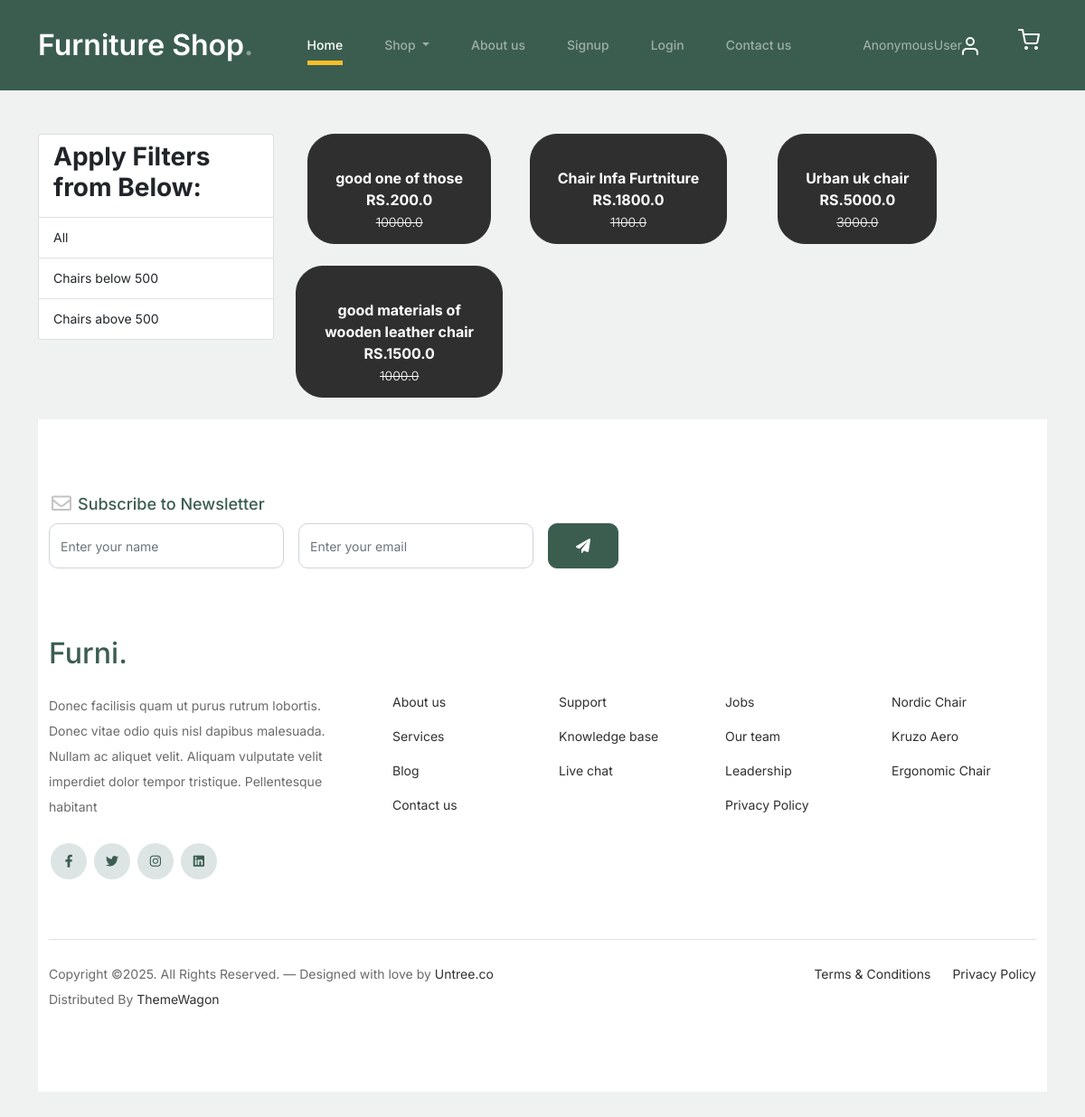
The app's page /chairs/ with its own data.
### FurniApp/models.py (models this page shows, shortened)
class Product(models.Model):
    title =models.CharField(max_length=100)
    selling_price =models.FloatField()
    discounted_price = models.FloatField()
    description = models.TextField()
    brand = models.CharField(max_length=100)
    category= models.CharField(choices=CATEGORY_CHOICES,max_length=5)
    product_image = models.ImageField(upload_to ="productimg")

### FurniApp/views.py (the view)
# urls.py: path('chairs/', views.chairs, name='chairs'),
def chairs(request, data=None):
    totalitem=0
    if data == None:
        chair = Product.objects.filter(category='ch')
    elif data=='Manyawar' or data=='Fabindia':
        chair = Product.objects.filter(category='ch').filter(brand=data)
    elif data=='below':
        chair=Product.objects.filter(category='ch').filter(discounted_price__lt=500)
    elif data=='above':
        chair=Product.objects.filter(category='ch').filter(discounted_price__gt=500)
    if request.user.is_authenticated:
         totalitem= len(Cart.objects.filter(user=request.user))
    return render(request, 'chairs.html',{'chair':chair,'totalitem':totalitem})

### FurniApp/templates/chairs.html (shortened to what this page needs)
{% extends 'base.html' %}
{% load static %}
{% block content %}
<body>
<div class="container my-5 ">
 <div class="row">
  <div class="col-sm-3">
    <div class="list-group">
        <a href="#" class="list-group-item
         list-group-item-action" aria-current="true" ><h3 class="fw-bold">Apply Filters from Below:</h3></a>
        <a href="{% url 'chair' %}" class="list-group-item
         list-group-item-action" aria-current="true">All</a>
         <a href="{% url 'chair_data' 'below' %}" class="list-group-item
         list-group-item-action" aria-current="true">Chairs below 500</a>
         <a href="{% url 'chair_data' 'above' %}" class="list-group-item
         list-group-item-action" aria-current="true">Chairs above 500</a>
    </div>
</div>
    <div class="col-sm-8">
      <div class="row">
          {% for ch in chair %}
           <div class="col-sm-4 text-center mb-4">
               <a href="{% url 'product-detail' ch.id %}" class="btn">
                   <div class="item">
                       <div class="fw-bold">{{ch.description}}</div>
                       <div class="fw-bold">RS.{{ch.discounted_price}}</div>
                       <small class="fw-light text-decoration-line-through">{{ch.selling_price}}</small>
                   </div>
                </a>
            </div>
            {% endfor %}
        </div>
    </div>
</div>
</body>
{% endblock content %}

### FurniApp/static/css/style.css (style rules this page uses)
body { overflow-x: hidden; position: relative; }
body { font-family: "Inter", sans-serif; font-weight: 400; line-height: 28px; color: #6a6a6a; font-size: 14px; background-color: #eff2f1; }
a { text-decoration: none; -webkit-transition: .3s all ease; -o-transition: .3s all ease; transition: .3s all ease; color: #2f2f2f; text-decoration: underline; }
.btn { font-weight: 600; padding: 12px 30px; border-radius: 30px; color: #ffffff; background: #2f2f2f; border-color: #2f2f2f; }

### records on screen
Product: description "good one of those", discounted_price "200.0", selling_price "10000.0"
Product: description "Chair Infa Furtniture", discounted_price "1800.0", selling_price "1100.0"
Product: description "Urban uk chair", discounted_price "5000.0", selling_price "3000.0"
Product: description "good materials of wooden leather chair", discounted_price "1500.0", selling_price "1000.0"

### other values on screen
{{ request.user }} "AnonymousUser"
